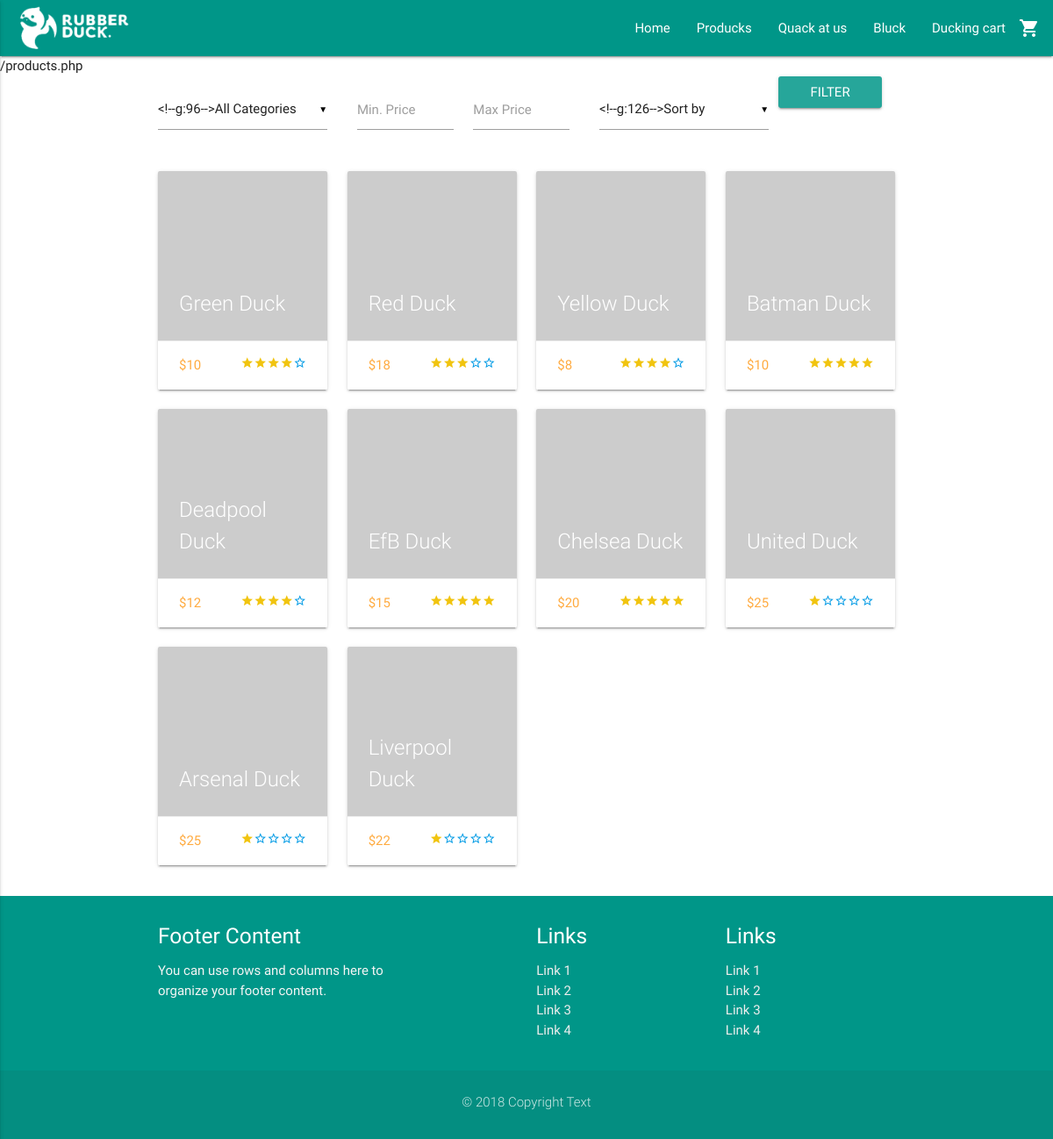
/products.php, run on the app's committed database.
### tables this page shows
CREATE TABLE Product (
  ItemNumber varchar(255) NOT NULL PRIMARY KEY,
  ProductName varchar(255) NOT NULL,
  StockStatus int NOT NULL,
  ShortDescription varchar(255) NOT NULL,
  LongDescription varchar(255) NOT NULL,
  Price int NOT NULL,
  OfferPrice int NULL,
  SeoTitel varchar(255) NULL,
  MetaDescription varchar(255) NULL,
  UserEmail varchar(255) NOT NULL,  
  ProductCategoryID int NOT NULL  
);

### products.php (the view, shortened to what this page needs)
<?php require_once('includes/header.php');
require_once('includes/productsDAO.php');
$url = $_SERVER['REQUEST_URI'];
echo $url;
?>
<div class="container">
  <div class="row">
    <form action="products.php" method="get">
      <div class="input-field col s12 m3">
      </div>
      <div class="col s12 m4">
        <div class="input-field col s6">
          <input name="minPrice" id="minPrice" type="text" class="validate">
          <label class="active" for="minPrice2">Min. Price</label>
        </div>
        <div class="input-field col s6">
          <input name="maxPrice" id="maxPrice" type="text" class="validate">
          <label class="active" for="maxPrice2">Max Price</label>
        </div>
      </div>
      <div class="input-field col s12 m3">
      </div>
      <input type="submit" class="waves-effect waves-light btn" value="Filter">
    </form>
  </div>
  <div class="row">
    <?php
    $prodResult = getProducts();
    while ($row = mysqli_fetch_array($prodResult)) {
      $itemNumber = $row["ItemNumber"];
    ?>
    <a href="product.php?item=<?php echo $itemNumber; ?>">
      <div class="col s12 m3">
        <div class="card">
          <div class="card-image">
            <img src="<?php getImg($itemNumber) ?>">
            <span class="card-title"><?php echo $row["ProductName"]; ?></span>
          </div>
          <div class="card-action">
            <p class="price">$<?php echo $row["Price"]; ?></p>
            <div class="stars right">
              <?php
                echo getReviewForProduct($itemNumber);
              ?>
            </div>
          </div>
        </div>
      </div>
    </a>
    <?php
  }
    ?>
  </div>
</div>
<?php require_once('includes/footer.php'); ?>

### includes/header.php (shortened to what this page needs)
<!DOCTYPE html>
  <html>
    <html lang="da-DK">
    <head>
      <link type="text/css" rel="stylesheet" href="css/materialize.min.css"  media="screen,projection"/>
      <link type="text/css" rel="stylesheet" href="css/custom/custom.css" />
      <link type="text/css" rel="stylesheet" href="nouislider/nouislider.css" />
    </head>
    <body>
      <nav class="teal">
        <div class="nav-wrapper">
          <a href="index.php" class="brand-logo"><img class="responsive-img" style="max-height: 64px!important; padding: 4px 0!important;" src="uploads/rubberducklogo.png"></a>
          <ul class="right hide-on-med-and-down">
            <li><a href="index.php">Home</a></li>
            <li><a href="products.php">Producks</a></li>
            <li><a href="contact.php">Quack at us</a></li>
            <li><a href="blog.php">Bluck</a></li>
            <li><a href="cart.php">Ducking cart<i class="material-icons right">shopping_cart</i></a></li>
          </ul>
        </div>
      </nav>

### includes/productsDAO.php (shortened to what this page needs)
<?php
require_once('connection.php');
$query = "SELECT * FROM `Product`";
function getProducts() {
    global $connection, $query;
		$prodResult = mysqli_query($connection, $query);
    return $prodResult;
}
function getImg($itemNumber) {
  global $connection;
  $imgResult = mysqli_query($connection, "SELECT `ImgID` FROM `ProductImg` WHERE ItemNumber = $itemNumber");
  while ($imgrow = mysqli_fetch_array($imgResult)) {
    $imgID = $imgrow["ImgID"];
    $imgResult2 = mysqli_query($connection, "SELECT `URL` FROM `ImgGallery` WHERE ImgID = $imgID AND IsPrimary = true");
    while ($imgrow2 = mysqli_fetch_array($imgResult2)) {
      echo $imgrow2["URL"];
    }
  }
}
function getReviewForProduct($itemNumber) {
  global $connection;
  $ratingResult = mysqli_query($connection, "SELECT `Rating` FROM `Review` WHERE ItemNumber = $itemNumber");
  $rated = 0;
  $divide = 0;
  while ($ratingrow = mysqli_fetch_array($ratingResult)) {
    $rating = $ratingrow["Rating"];
    $rated = $rated + $rating;
    $divide = $divide + count($ratingResult);
  }
  $rated = $rated / $divide;
  $i = 1;
  $ratedRemaining = 5 - $rated;
  $i2 = 1;
  while ($i <= $rated) {
    echo "<i class='material-icons tiny rated'>star</i>";
    $i++;
  }
  while($i2 <= $ratedRemaining) {
      echo "<i class='material-icons tiny'>star_border</i>";
    $i2++;
  }
}
?>

### includes/footer.php (shortened to what this page needs)
    <footer class="page-footer teal">
      <div class="container">
        <div class="row">
          <div class="col s12 m4">
            <h5 class="white-text">Footer Content</h5>
            <p class="grey-text text-lighten-4">
              You can use rows and columns here to organize your footer content.
            </p>
          </div>
          <div class="col s12 m3 offset-m2">
            <h5 class="white-text">Links</h5>
            <ul>
              <li><a class="grey-text text-lighten-3" href="#!">Link 1</a></li>
              <li><a class="grey-text text-lighten-3" href="#!">Link 2</a></li>
              <li><a class="grey-text text-lighten-3" href="#!">Link 3</a></li>
              <li><a class="grey-text text-lighten-3" href="#!">Link 4</a></li>
            </ul>
          </div>
          <div class="col s12 m3">
            <h5 class="white-text">Links</h5>
            <ul>
              <li><a class="grey-text text-lighten-3" href="#!">Link 1</a></li>
              <li><a class="grey-text text-lighten-3" href="#!">Link 2</a></li>
              <li><a class="grey-text text-lighten-3" href="#!">Link 3</a></li>
              <li><a class="grey-text text-lighten-3" href="#!">Link 4</a></li>
            </ul>
          </div>
        </div>
      </div>
      <div class="footer-copyright">
        <div class="container">
          <p class="center">&copy; 2018 Copyright Text</p>
        </div>
      </div>
    </footer>
  </body>
</html>

### css/custom/custom.css (style rules this page uses)
body { position: relative; }
p { margin-bottom: 20px; }
nav .brand-logo { display: inline-block; padding-left: 20px; }
.brand-logo { display: block; margin-right: 20px; }
footer { margin: 0; }
.rated { color: #f1c40f; }
.responsive-img { cursor: pointer; }
.price { color: #ffab40; -webkit-transition: color .3s ease; transition: color .3s ease; text-transform: uppercase; margin: 0 0 0 0; display: inline; }

### data on the page
product: ProductName "Green Duck", Price "10"
product: ProductName "Red Duck", Price "18"
product: ProductName "Yellow Duck", Price "8"
product: ProductName "Batman Duck", Price "10"
product: ProductName "Deadpool Duck", Price "12"
product: ProductName "EfB Duck", Price "15"
product: ProductName "Chelsea Duck", Price "20"
product: ProductName "United Duck", Price "25"
product: ProductName "Arsenal Duck", Price "25"
product: ProductName "Liverpool Duck", Price "22"

### other printed values
$url "/products.php"
